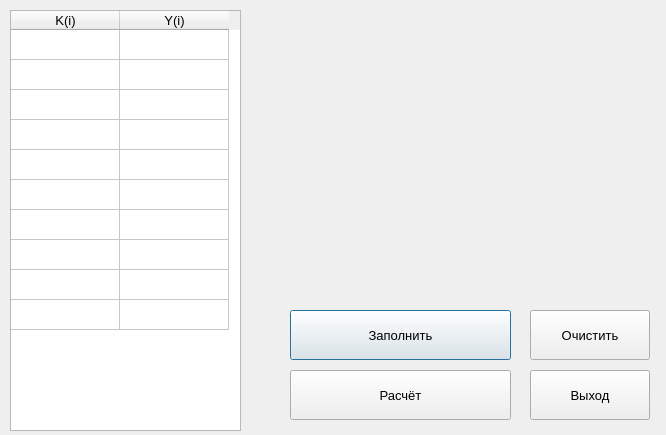
<?xml version="1.0" encoding="UTF-8"?>
<ui version="4.0">
 <class>Dialog</class>
 <widget class="QDialog" name="Dialog">
  <property name="geometry">
   <rect>
    <x>0</x>
    <y>0</y>
    <width>666</width>
    <height>435</height>
   </rect>
  </property>
  <property name="minimumSize">
   <size>
    <width>0</width>
    <height>0</height>
   </size>
  </property>
  <property name="maximumSize">
   <size>
    <width>666</width>
    <height>435</height>
   </size>
  </property>
  <property name="windowTitle">
   <string>Dialog</string>
  </property>
  <widget class="QTableWidget" name="tableWidget">
   <property name="geometry">
    <rect>
     <x>10</x>
     <y>10</y>
     <width>231</width>
     <height>421</height>
    </rect>
   </property>
   <property name="font">
    <font>
     <pointsize>10</pointsize>
    </font>
   </property>
   <attribute name="horizontalHeaderDefaultSectionSize">
    <number>109</number>
   </attribute>
   <attribute name="verticalHeaderVisible">
    <bool>false</bool>
   </attribute>
   <row>
    <property name="text">
     <string/>
    </property>
   </row>
   <row>
    <property name="text">
     <string/>
    </property>
   </row>
   <row>
    <property name="text">
     <string/>
    </property>
   </row>
   <row>
    <property name="text">
     <string/>
    </property>
   </row>
   <row>
    <property name="text">
     <string/>
    </property>
   </row>
   <row>
    <property name="text">
     <string/>
    </property>
   </row>
   <row>
    <property name="text">
     <string/>
    </property>
   </row>
   <row>
    <property name="text">
     <string/>
    </property>
   </row>
   <row>
    <property name="text">
     <string/>
    </property>
   </row>
   <row>
    <property name="text">
     <string/>
    </property>
   </row>
   <column>
    <property name="text">
     <string>K(i)</string>
    </property>
   </column>
   <column>
    <property name="text">
     <string>Y(i)</string>
    </property>
   </column>
  </widget>
  <widget class="QPushButton" name="btn_random_number">
   <property name="geometry">
    <rect>
     <x>290</x>
     <y>310</y>
     <width>221</width>
     <height>50</height>
    </rect>
   </property>
   <property name="font">
    <font>
     <family>Segoe UI</family>
     <pointsize>10</pointsize>
    </font>
   </property>
   <property name="text">
    <string>Заполнить</string>
   </property>
  </widget>
  <widget class="QPushButton" name="btn_solve">
   <property name="geometry">
    <rect>
     <x>290</x>
     <y>370</y>
     <width>221</width>
     <height>50</height>
    </rect>
   </property>
   <property name="font">
    <font>
     <family>Segoe UI</family>
     <pointsize>10</pointsize>
    </font>
   </property>
   <property name="text">
    <string>Расчёт</string>
   </property>
  </widget>
  <widget class="QPushButton" name="btn_clear">
   <property name="geometry">
    <rect>
     <x>530</x>
     <y>310</y>
     <width>120</width>
     <height>50</height>
    </rect>
   </property>
   <property name="font">
    <font>
     <family>Segoe UI</family>
     <pointsize>10</pointsize>
    </font>
   </property>
   <property name="text">
    <string>Очистить</string>
   </property>
  </widget>
  <widget class="QPushButton" name="btn_exit">
   <property name="geometry">
    <rect>
     <x>530</x>
     <y>370</y>
     <width>120</width>
     <height>50</height>
    </rect>
   </property>
   <property name="font">
    <font>
     <family>Segoe UI</family>
     <pointsize>10</pointsize>
    </font>
   </property>
   <property name="text">
    <string>Выход</string>
   </property>
  </widget>
  <widget class="QLabel" name="label_img">
   <property name="geometry">
    <rect>
     <x>270</x>
     <y>120</y>
     <width>351</width>
     <height>101</height>
    </rect>
   </property>
   <property name="text">
    <string/>
   </property>
  </widget>
  <widget class="QLabel" name="label_error">
   <property name="geometry">
    <rect>
     <x>286</x>
     <y>140</y>
     <width>261</width>
     <height>31</height>
    </rect>
   </property>
   <property name="font">
    <font>
     <family>Segoe UI</family>
     <pointsize>13</pointsize>
    </font>
   </property>
   <property name="styleSheet">
    <string notr="true">color: rgb(170, 0, 0);</string>
   </property>
   <property name="text">
    <string/>
   </property>
  </widget>
 </widget>
 <resources/>
 <connections/>
</ui>
